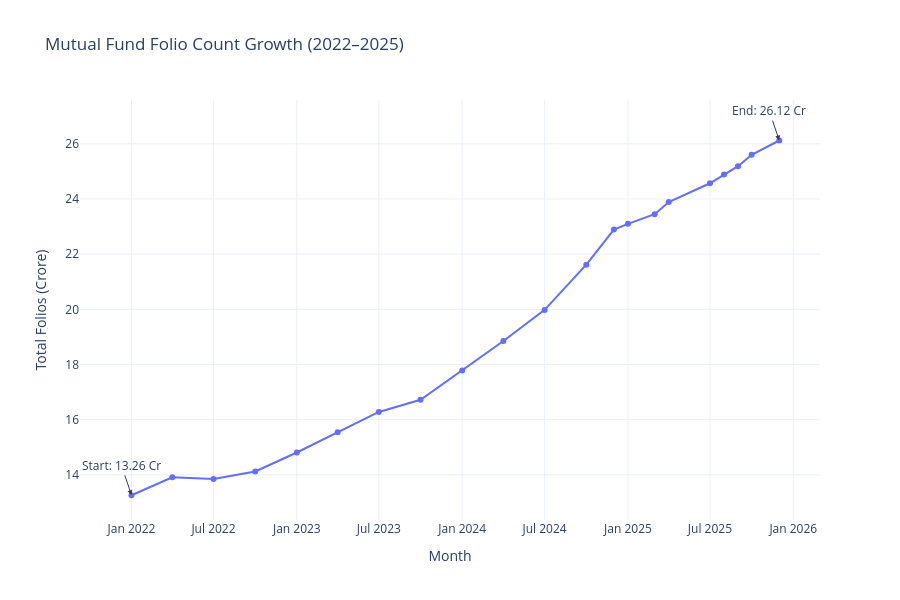

The notebook cell this image was saved under:
### Markdown cell above
## 7. Folio Count Growth

The growth in total mutual fund folios is analyzed from January 2022 to December 2025. Key milestones are marked to show the expansion of the investor base over time.

### Code cell
# Folio Count Growth

folio_trend = folios.sort_values("month").copy()

fig = px.line(
    folio_trend,
    x="month",
    y="total_folios_crore",
    markers=True,
    title="Mutual Fund Folio Count Growth (2022–2025)",
    labels={
        "month": "Month",
        "total_folios_crore": "Total Folios (Crore)"
    }
)

# Mark starting value
start_row = folio_trend.iloc[0]

fig.add_annotation(
    x=start_row["month"],
    y=start_row["total_folios_crore"],
    text=f"Start: {start_row['total_folios_crore']:.2f} Cr",
    showarrow=True,
    arrowhead=2
)

# Mark ending value
end_row = folio_trend.iloc[-1]

fig.add_annotation(
    x=end_row["month"],
    y=end_row["total_folios_crore"],
    text=f"End: {end_row['total_folios_crore']:.2f} Cr",
    showarrow=True,
    arrowhead=2
)

fig.update_layout(
    template="plotly_white",
    height=600,
    hovermode="x unified"
)

fig.show()

### Figure 1 — Plotly figure (JSON) as saved in the notebook; plotly's stock layout.template omitted (floating-point values rounded to 4 significant figures)
{"data": [{"hovertemplate": "Month=%{x}<br>Total Folios (Crore)=%{y}<extra></extra>", "legendgroup": "", "line": {"color": "#636efa", "dash": "solid"}, "marker": {"symbol": "circle"}, "mode": "lines+markers", "name": "", "orientation": "v", "showlegend": false, "type": "scatter", "x": ["2022-01-01T00:00:00.000000", "2022-04-01T00:00:00.000000", "2022-07-01T00:00:00.000000", "2022-10-01T00:00:00.000000", "2023-01-01T00:00:00.000000", "2023-04-01T00:00:00.000000", "2023-07-01T00:00:00.000000", "2023-10-01T00:00:00.000000", "2024-01-01T00:00:00.000000", "2024-04-01T00:00:00.000000", "2024-07-01T00:00:00.000000", "2024-10-01T00:00:00.000000", "2024-12-01T00:00:00.000000", "2025-01-01T00:00:00.000000", "2025-03-01T00:00:00.000000", "2025-04-01T00:00:00.000000", "2025-07-01T00:00:00.000000", "2025-08-01T00:00:00.000000", "2025-09-01T00:00:00.000000", "2025-10-01T00:00:00.000000", "2025-12-01T00:00:00.000000"], "xaxis": "x", "y": [13.26, 13.91, 13.85, 14.12, 14.81, 15.54, 16.28, 16.72, 17.78, 18.85, 19.98, 21.62, 22.89, 23.1, 23.45, 23.89, 24.57, 24.89, 25.19, 25.6, 26.12], "yaxis": "y"}], "layout": {"annotations": [{"arrowhead": 2, "showarrow": true, "text": "Start: 13.26 Cr", "x": "2022-01-01T00:00:00", "y": 13.26}, {"arrowhead": 2, "showarrow": true, "text": "End: 26.12 Cr", "x": "2025-12-01T00:00:00", "y": 26.12}], "height": 600, "hovermode": "x unified", "legend": {"tracegroupgap": 0}, "title": {"text": "Mutual Fund Folio Count Growth (2022–2025)"}, "xaxis": {"anchor": "y", "domain": [0, 1], "title": {"text": "Month"}}, "yaxis": {"anchor": "x", "domain": [0, 1], "title": {"text": "Total Folios (Crore)"}}}}
